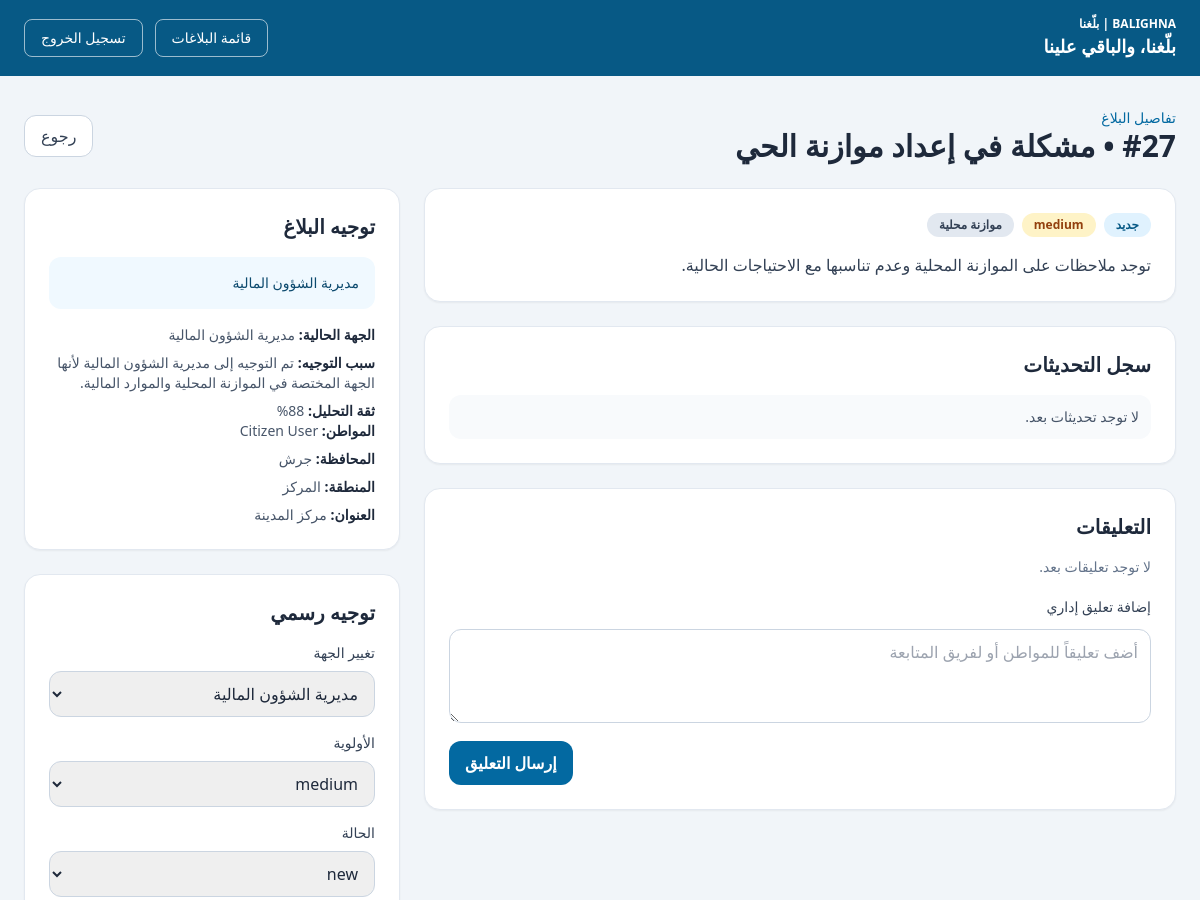
The page /admin/complaints/27 (signed in, upper part) on the database as committed earlier.
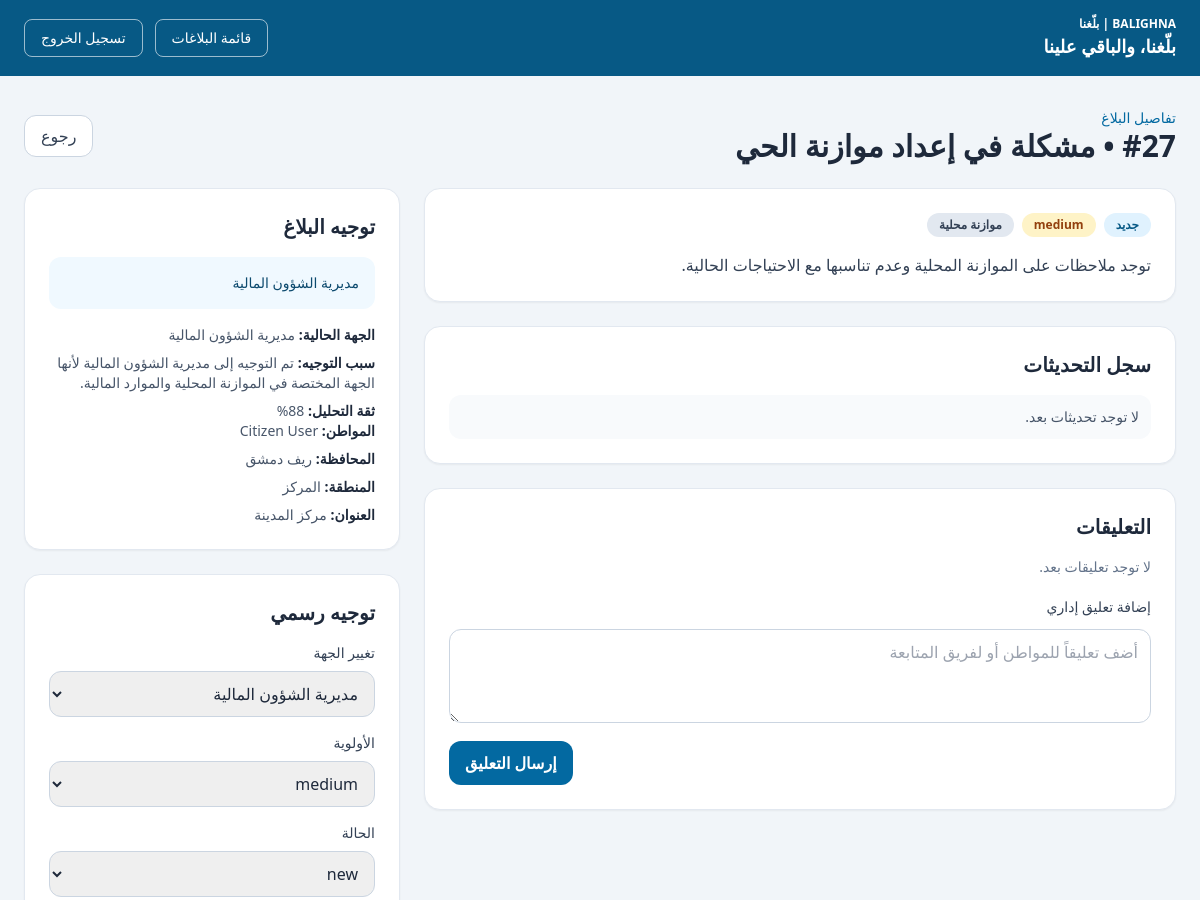
The same page on the database as committed later.
### app/models/complaint.py (models this page shows)
class Complaint(Base):
    __tablename__ = "complaints"
    id: Mapped[int] = mapped_column(primary_key=True, index=True)
    user_id: Mapped[int] = mapped_column(ForeignKey("users.id"), nullable=False)
    category_id: Mapped[int | None] = mapped_column(ForeignKey("categories.id"), nullable=True)
    department_id: Mapped[int | None] = mapped_column(ForeignKey("departments.id"), nullable=True)
    title: Mapped[str] = mapped_column(String(255), nullable=False)
    description: Mapped[str] = mapped_column(Text, nullable=False)
    address: Mapped[str | None] = mapped_column(String(255), nullable=True)
    area: Mapped[str | None] = mapped_column(String(255), nullable=True)
    governorate: Mapped[str | None] = mapped_column(String(255), nullable=True)
    latitude: Mapped[float | None] = mapped_column(Float, nullable=True)
    longitude: Mapped[float | None] = mapped_column(Float, nullable=True)
    image_path: Mapped[str | None] = mapped_column(String(500), nullable=True)
    priority: Mapped[str] = mapped_column(String(50), default="medium", nullable=False)
    status: Mapped[str] = mapped_column(String(50), default="new", nullable=False)
    routing_reason: Mapped[str | None] = mapped_column(Text, nullable=True)
    routing_confidence: Mapped[float | None] = mapped_column(Float, nullable=True)
    assigned_at: Mapped[datetime | None] = mapped_column(DateTime(timezone=True), nullable=True)
    resolved_at: Mapped[datetime | None] = mapped_column(DateTime(timezone=True), nullable=True)
    created_at: Mapped[datetime] = mapped_column(DateTime(timezone=True), default=lambda: datetime.now(timezone.utc), nullable=False)
    updated_at: Mapped[datetime] = mapped_column(
        DateTime(timezone=True),
        default=lambda: datetime.now(timezone.utc),
        onupdate=lambda: datetime.now(timezone.utc),
        nullable=False,
    )
    user: Mapped["User"] = relationship(back_populates="complaints")
    category: Mapped["Category"] = relationship(back_populates="complaints")
    department: Mapped["Department"] = relationship(back_populates="complaints")
    comments: Mapped[list["Comment"]] = relationship(back_populates="complaint")
    updates: Mapped[list["ComplaintUpdate"]] = relationship(back_populates="complaint")

### app/routers/auth.py (the view)
@router.get("/admin/complaints/{complaint_id}")
async def admin_complaint_detail(
    request: Request,
    complaint_id: int,
    user: User = Depends(require_role("admin")),
    db: Session = Depends(get_db),
):
    complaint = db.scalar(
        select(Complaint)
        .options(selectinload(Complaint.user), *complaint_detail_options())
        .where(Complaint.id == complaint_id)
    )
    if complaint is None:
        raise HTTPException(status_code=status.HTTP_404_NOT_FOUND, detail="Complaint not found")
    complaint.updates = sorted(complaint.updates, key=lambda item: item.created_at, reverse=True)
    complaint.comments = sorted(complaint.comments, key=lambda item: item.created_at)
    departments = db.scalars(select(Department).order_by(Department.name.asc())).all()
    return templates.TemplateResponse(
        request,
        "admin_complaint_detail.html",
        {
            "title": f"تفاصيل البلاغ #{complaint.id}",
            "user": user,
            "slogan": settings.project_slogan,
            "complaint": complaint,
            "departments": departments,
            "status_labels": STATUS_LABELS,
        },
    )

### app/templates/admin_complaint_detail.html (shortened to what the changed rows need)
<!DOCTYPE html>
<html lang="ar" dir="rtl">
  <head>
    <script src="https://cdn.tailwindcss.com"></script>
  </head>
  <body class="bg-slate-100 text-slate-800" dir="rtl">
    <main class="mx-auto max-w-7xl px-6 py-8">
      <div class="mb-6 flex items-center justify-between">
        <div>
          <p class="text-sm text-sky-700">تفاصيل البلاغ</p>
          <h1 class="text-3xl font-bold">#{{ complaint.id }} • {{ complaint.title }}</h1>
        </div>
      </div>
      <div class="grid gap-6 lg:grid-cols-[2fr_1fr]">
        <div class="space-y-6">
          <div class="rounded-2xl border border-slate-200 bg-white p-6 shadow-sm">
            <div class="mb-4 flex flex-wrap gap-2">
              <span class="rounded-full bg-sky-100 px-3 py-1 text-xs font-semibold text-sky-800">{{ status_labels.get(complaint.status, complaint.status) }}</span>
              <span class="rounded-full bg-amber-100 px-3 py-1 text-xs font-semibold text-amber-800">{{ complaint.priority }}</span>
              {% if complaint.category %}<span class="rounded-full bg-slate-200 px-3 py-1 text-xs font-semibold text-slate-700">{{ complaint.category.name }}</span>{% endif %}
            </div>
            <p class="whitespace-pre-line text-slate-700">{{ complaint.description }}</p>
          </div>
          <div class="rounded-2xl border border-slate-200 bg-white p-6 shadow-sm">
            <h2 class="mb-4 text-xl font-bold">سجل التحديثات</h2>
          </div>
          <div class="rounded-2xl border border-slate-200 bg-white p-6 shadow-sm">
            <h2 class="mb-4 text-xl font-bold">التعليقات</h2>
          </div>
        </div>
        <div class="space-y-6">
          <div class="rounded-2xl border border-slate-200 bg-white p-6 shadow-sm">
            <h2 class="mb-4 text-xl font-bold">توجيه البلاغ</h2>
            <div class="mt-4 text-sm text-slate-600">
              <div><span class="font-semibold text-slate-800">الجهة الحالية:</span> {{ complaint.department.name if complaint.department else 'بانتظار التوجيه' }}</div>
              <div class="mt-2"><span class="font-semibold text-slate-800">سبب التوجيه:</span> {{ complaint.routing_reason or 'غير محدد' }}</div>
              {% if complaint.routing_confidence %}<div class="mt-2"><span class="font-semibold text-slate-800">ثقة التحليل:</span> {{ (complaint.routing_confidence * 100)|round|int }}%</div>{% endif %}
              <div><span class="font-semibold text-slate-800">المواطن:</span> {{ complaint.user.name if complaint.user else 'غير معروف' }}</div>
              <div class="mt-2"><span class="font-semibold text-slate-800">المحافظة:</span> {{ complaint.governorate or 'غير محدد' }}</div>
              <div class="mt-2"><span class="font-semibold text-slate-800">المنطقة:</span> {{ complaint.area or 'غير محدد' }}</div>
              <div class="mt-2"><span class="font-semibold text-slate-800">العنوان:</span> {{ complaint.address or 'غير محدد' }}</div>
            </div>
          </div>
          <div class="rounded-2xl border border-slate-200 bg-white p-6 shadow-sm">
            <h2 class="mb-4 text-xl font-bold">توجيه رسمي</h2>
            <form method="post" action="/admin/complaints/{{ complaint.id }}" class="space-y-4">
              <div>
                <label class="mb-2 block text-sm font-medium text-slate-700">الأولوية</label>
                <select name="priority" class="w-full rounded-xl border border-slate-300 px-3 py-2.5">
                  <option value="medium" {% if complaint.priority == 'medium' %}selected{% endif %}>medium</option>
                </select>
              </div>
              <div>
                <label class="mb-2 block text-sm font-medium text-slate-700">الحالة</label>
                <select name="status_value" class="w-full rounded-xl border border-slate-300 px-3 py-2.5">
                  <option value="new" {% if complaint.status == 'new' %}selected{% endif %}>new</option>
                </select>
              </div>
            </form>
          </div>
        </div>
      </div>
    </main>
  </body>
</html>

Rows that differ between the two databases and show on the page:
changed Complaint "مشكلة في إعداد موازنة الحي": governorate "جرش" → "ريف دمشق"
